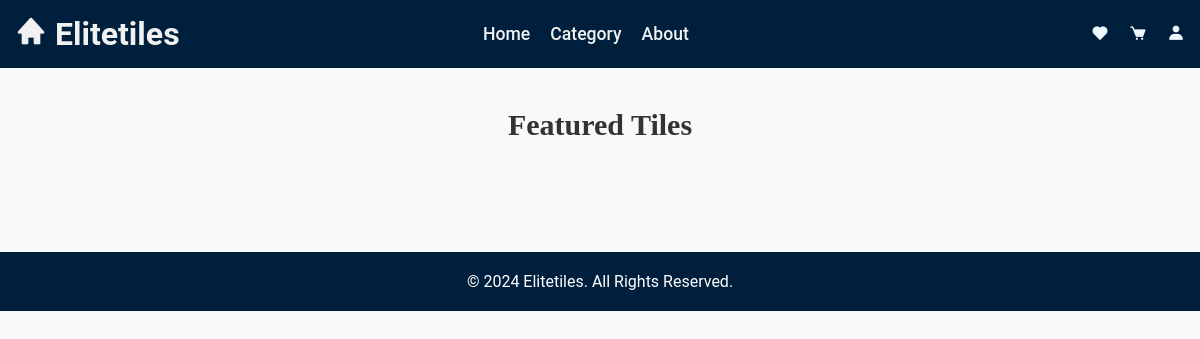
Before: / with the older database file.
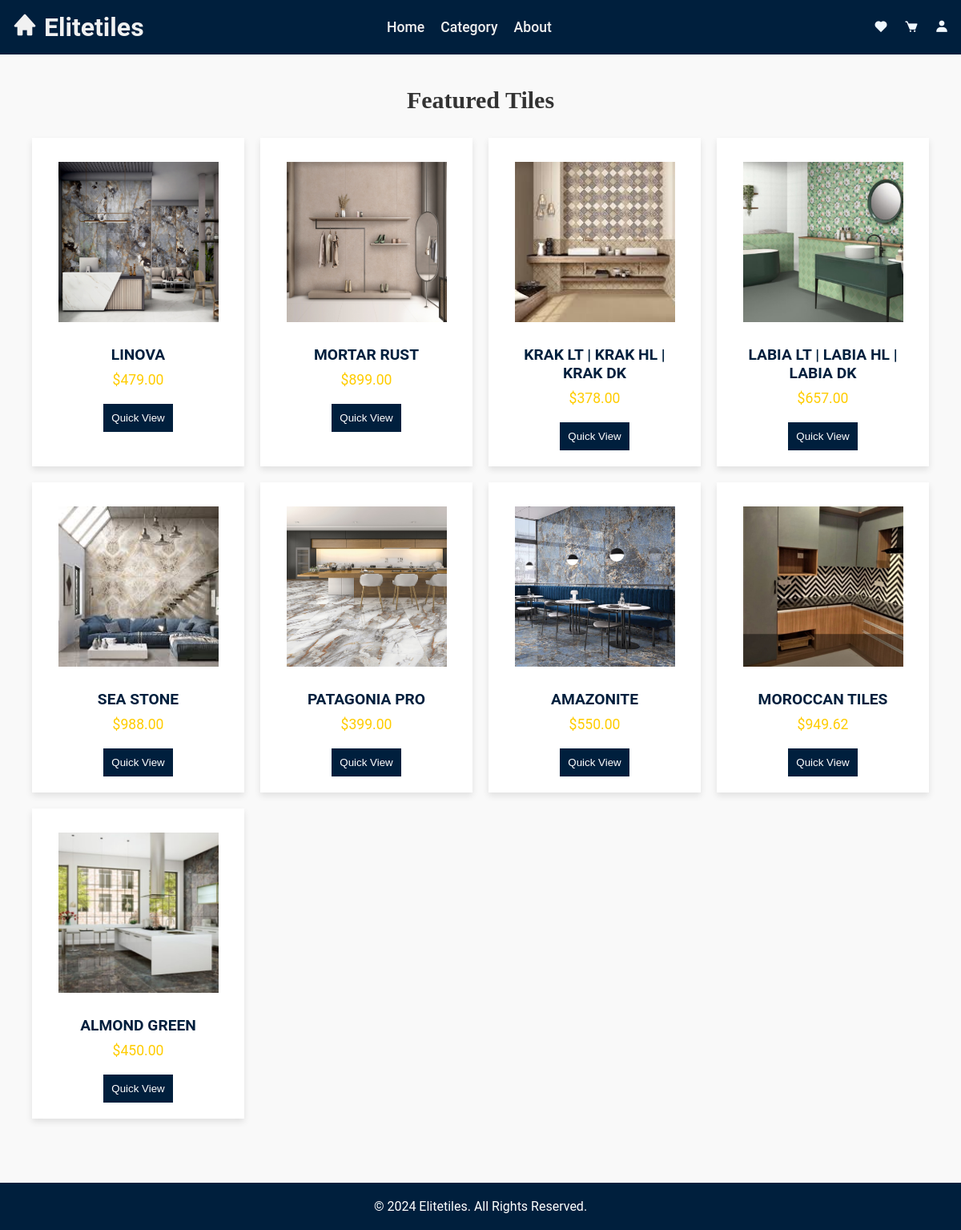
After: the same page with the newer database file.
### tiles_app/models.py (models this page shows, shortened)
class Tile(models.Model):
    name = models.CharField(max_length=255)
    description = models.TextField()
    price = models.DecimalField(max_digits=10, decimal_places=2)
    stock = models.IntegerField(default=100)
    category = models.ForeignKey(Category, on_delete=models.CASCADE)
    image = models.ImageField(upload_to='tiles_images/')

### tiles_app/views.py (the view)
# urls.py: 2. Add a URL to urlpatterns:  path('', views.home, name='home')
def home(request):
    tiles = Tile.objects.all()  # Fetch all tiles
    return render(request, 'home.html', {'tiles': tiles})

### templates/home.html (shortened to what this page needs)
<!DOCTYPE html>
<html lang="en">
<head>
    {% load static %}
    <link rel="stylesheet" href="{% static 'css/style.css' %}">
    <link href='https://unpkg.com/boxicons@2.1.4/css/boxicons.min.css' rel='stylesheet'>
</head>
<body>
    <header>
        <div class="logo">
            <h1><i class='bx bxs-home'></i><a href="/"> Elitetiles</a></h1>
        </div>
        <nav>
            <ul class="nav-links">
                <li><a href="/">Home</a></li>
                <li><a href="{% url 'category_view' %}">Category</a></li>
                <li><a href="{% url 'about' %}">About</a></li>
            </ul>
            <div class="right-icons">
                <a href="/wishlist" class="icon"><i class='bx bxs-heart' style="font-size: large;color: aliceblue;"></i></a>
                <a href="/cart" class="icon"><i class='bx bxs-cart' style="font-size: large;color: aliceblue;"></i></a>
                <div class="account-dropdown">
                    <a href="#" class="icon"><i class='bx bxs-user' style="font-size: large;color: aliceblue;"></i></a>
                </div>
            </div>
        </nav>
    </header>
    <section class="products">
        <h2 style="padding-bottom: 30px;font-family:Georgia, 'Times New Roman', Times, serif;font-size: 30px;">Featured Tiles</h2>
        <div class="product-grid">
            {% for tile in tiles %}
                <div class="product-card">
                    <img src="{{ tile.image.url }}" alt="{{ tile.name }}">
                    <h3>{{ tile.name }}</h3>
                    <p class="price">${{ tile.price }}</p>
                    <button class="quick-view-btn"
                            data-tile-id="{{ tile.id }}"
                            data-tile-name="{{ tile.name }}"
                            data-tile-description="{{ tile.description }}"
                            data-tile-price="{{ tile.price }}"
                            data-tile-image-url="{{ tile.image.url }}"
                            style="margin-top: 10px;">Quick View</button>
                </div>
            {% endfor %}
        </div>
    </section>
    <footer>
        <p>&copy; 2024 Elitetiles. All Rights Reserved.</p>
    </footer>
</body>
</html>

### static/css/style.css (style rules this page uses)
* { margin: 0; padding: 0; box-sizing: border-box; }
body { font-family: 'Roboto', sans-serif; background-color: #f9f9f9; color: #333; }
header { background-color: #001f3d; padding: 15px; display: flex; justify-content: space-between; align-items: center; }
header .logo h1 { color: #f1f1f1; font-size: 2rem; }
header .logo a { text-decoration: none; color: inherit; }
nav { display: flex; justify-content: space-between; width: 60%; }
nav .nav-links { list-style: none; display: flex; }
nav .nav-links li { margin-right: 20px; }
nav .nav-links li a { text-decoration: none; color: #f1f1f1; font-size: 1.1rem; font-weight: 500; transition: color 0.3s ease; }
nav .right-icons { display: flex; align-items: center; }
nav .right-icons a { margin-left: 20px; }
.account-dropdown { position: relative; display: inline-block; }
.products { padding: 40px; text-align: center; }
.product-grid { display: grid; grid-template-columns: repeat(4, 1fr); gap: 20px; }
.product-card { background-color: white; padding: 20px; box-shadow: 0 4px 8px rgba(0, 0, 0, 0.1); }
.product-card img { width: 200px; height: 200px; object-fit: cover; margin: 10px 0; }
.product-card h3 { margin-top: 15px; font-size: 1.2rem; color: #001f3d; }
.product-card .price { color: #ffcc00; font-size: 1.1rem; margin: 10px 0; }
.product-card button { background-color: #001f3d; color: white; border: none; padding: 10px; cursor: pointer; }
footer { background-color: #001f3d; color: white; text-align: center; padding: 20px; margin-top: 40px; }

Changed rows visible on the page:
added Tile: image (picture), name "LINOVA", price "479.00"
added Tile: image (picture), name "MORTAR RUST", price "899.00"
added Tile: image (picture), name "KRAK LT | KRAK HL | KRAK DK", price "378.00"
added Tile: image (picture), name "LABIA LT | LABIA HL | LABIA DK", price "657.00"
added Tile: image (picture), name "SEA STONE", price "988.00"
added Tile: image (picture), name "PATAGONIA PRO", price "399.00"
added Tile: image (picture), name "AMAZONITE", price "550.00"
added Tile: image (picture), name "MOROCCAN TILES", price "949.62"
added Tile: image (picture), name "ALMOND GREEN", price "450.00"
